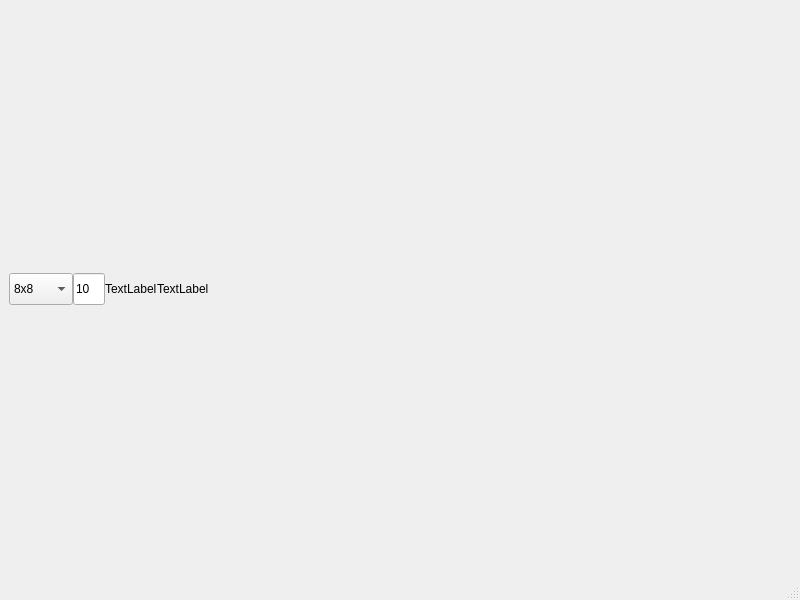
<?xml version="1.0" encoding="UTF-8"?>
<ui version="4.0">
 <class>MainWindow</class>
 <widget class="QMainWindow" name="MainWindow">
  <property name="geometry">
   <rect>
    <x>0</x>
    <y>0</y>
    <width>800</width>
    <height>600</height>
   </rect>
  </property>
  <property name="windowTitle">
   <string>MainWindow</string>
  </property>
  <widget class="QWidget" name="centralwidget">
   <layout class="QVBoxLayout" name="verticalLayout_2">
    <item>
     <layout class="QGridLayout" name="layoutWrapper">
      <property name="verticalSpacing">
       <number>0</number>
      </property>
      <item row="0" column="0">
       <layout class="QHBoxLayout" name="loGameParams">
        <item>
         <widget class="QComboBox" name="bxSizes">
          <property name="maximumSize">
           <size>
            <width>64</width>
            <height>32</height>
           </size>
          </property>
          <item>
           <property name="text">
            <string>8x8</string>
           </property>
          </item>
          <item>
           <property name="text">
            <string>16x16</string>
           </property>
          </item>
          <item>
           <property name="text">
            <string>24x24</string>
           </property>
          </item>
          <item>
           <property name="text">
            <string>32x32</string>
           </property>
          </item>
         </widget>
        </item>
        <item>
         <widget class="QLineEdit" name="leMines">
          <property name="maximumSize">
           <size>
            <width>32</width>
            <height>32</height>
           </size>
          </property>
          <property name="text">
           <string>10</string>
          </property>
         </widget>
        </item>
        <item>
         <widget class="QLabel" name="lbFlags">
          <property name="maximumSize">
           <size>
            <width>64</width>
            <height>32</height>
           </size>
          </property>
          <property name="text">
           <string>TextLabel</string>
          </property>
         </widget>
        </item>
        <item>
         <widget class="QLabel" name="lbTime">
          <property name="maximumSize">
           <size>
            <width>64</width>
            <height>32</height>
           </size>
          </property>
          <property name="text">
           <string>TextLabel</string>
          </property>
         </widget>
        </item>
        <item>
         <spacer name="horizontalSpacer">
          <property name="orientation">
           <enum>Qt::Horizontal</enum>
          </property>
          <property name="sizeHint" stdset="0">
           <size>
            <width>40</width>
            <height>20</height>
           </size>
          </property>
         </spacer>
        </item>
       </layout>
      </item>
     </layout>
    </item>
   </layout>
  </widget>
  <widget class="QMenuBar" name="menubar">
   <property name="geometry">
    <rect>
     <x>0</x>
     <y>0</y>
     <width>800</width>
     <height>21</height>
    </rect>
   </property>
  </widget>
  <widget class="QStatusBar" name="statusbar"/>
 </widget>
 <resources/>
 <connections/>
</ui>
